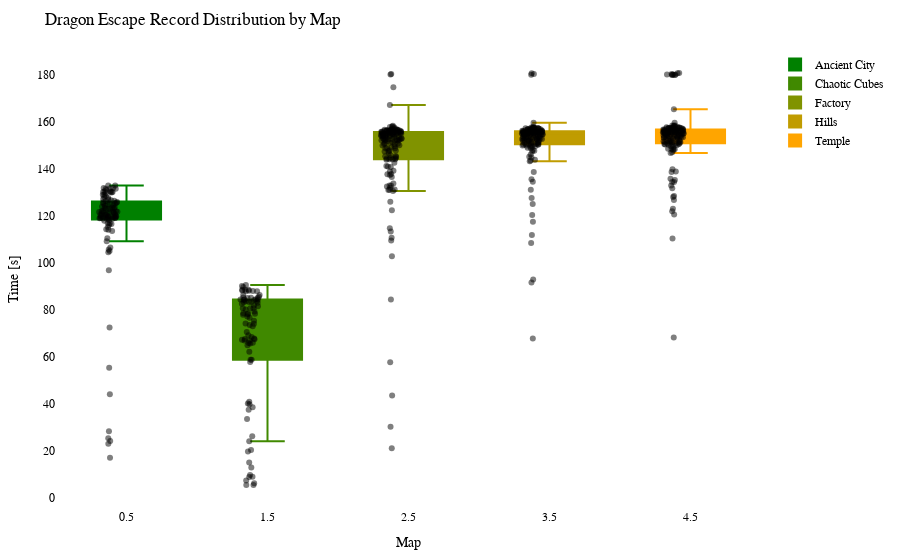

The cell this chart's notebook holds for it:
### Code cell
import plotly.graph_objects as go
import plotly.io as pio

df = getRecordsDataframe(minigame="Drachenflucht")

# Calculate the offset for centering the data points
num_columns = len(df.columns)
offset = 0.5

# Create a Swarm plot using Plotly
fig = go.Figure()

cmap = LinearSegmentedColormap.from_list("green_orange", ["green", "orange"])
colors = [to_hex(cmap(i / (num_columns - 1))) for i in range(num_columns)]

for i, (column, color) in enumerate(zip(df.columns, colors)):
    x_values = [i + offset] * len(df[column])  # Adjust x-values with offset for horizontal centering
    fig.add_trace(go.Box(x=x_values,
                         y=df[column],
                         name=column,
                         boxpoints='all',
                         pointpos=-0.5,  # Adjust point position to prevent overlapping
                         marker=dict(color='rgba(0,0,0,0.5)', size=6),  # Adjust marker color and size
                         line=dict(color=color),
                         fillcolor=color,
                         hovertext=df_to_html.index,
                         hoverinfo='name+text+y',
                         showlegend=True))

fig.update_layout(title="Dragon Escape Record Distribution by Map",
                  xaxis=dict(title="Map"),
                  yaxis=dict(title="Time [s]"),
                  showlegend=True,
                  font=dict(family="Arial", size=12, color="black"),  # Customize font
                  plot_bgcolor="white",  # Set background color
                  margin=dict(l=50, r=50, t=50, b=50),  # Adjust margins for better layout
                  )

pio.show(fig)

pio.write_html(fig, "out/drache_swarm_plot.html")

### Figure 1 — Plotly figure (JSON) as saved in the notebook; plotly's stock layout.template omitted (floating-point values rounded to 4 significant figures; data arrays with more than 128 entries replaced by an {"elided": "..."} marker saying what was removed)
{"data": [{"boxpoints": "all", "fillcolor": "#008000", "hoverinfo": "name+text+y", "hovertext": {"elided": "148 str values"}, "line": {"color": "#008000"}, "marker": {"color": "rgba(0,0,0,0.5)", "size": 6}, "name": "Ancient City", "pointpos": -0.5, "showlegend": true, "type": "box", "x": {"elided": "148 float values"}, "y": {"elided": "148 float values"}}, {"boxpoints": "all", "fillcolor": "#408900", "hoverinfo": "name+text+y", "hovertext": {"elided": "148 str values"}, "line": {"color": "#408900"}, "marker": {"color": "rgba(0,0,0,0.5)", "size": 6}, "name": "Chaotic Cubes", "pointpos": -0.5, "showlegend": true, "type": "box", "x": {"elided": "148 float values"}, "y": {"elided": "148 float values"}}, {"boxpoints": "all", "fillcolor": "#809300", "hoverinfo": "name+text+y", "hovertext": {"elided": "148 str values"}, "line": {"color": "#809300"}, "marker": {"color": "rgba(0,0,0,0.5)", "size": 6}, "name": "Factory", "pointpos": -0.5, "showlegend": true, "type": "box", "x": {"elided": "148 float values"}, "y": {"elided": "148 float values"}}, {"boxpoints": "all", "fillcolor": "#c09c00", "hoverinfo": "name+text+y", "hovertext": {"elided": "148 str values"}, "line": {"color": "#c09c00"}, "marker": {"color": "rgba(0,0,0,0.5)", "size": 6}, "name": "Hills", "pointpos": -0.5, "showlegend": true, "type": "box", "x": {"elided": "148 float values"}, "y": {"elided": "148 float values"}}, {"boxpoints": "all", "fillcolor": "#ffa500", "hoverinfo": "name+text+y", "hovertext": {"elided": "148 str values"}, "line": {"color": "#ffa500"}, "marker": {"color": "rgba(0,0,0,0.5)", "size": 6}, "name": "Temple", "pointpos": -0.5, "showlegend": true, "type": "box", "x": {"elided": "148 float values"}, "y": {"elided": "148 float values"}}], "layout": {"font": {"color": "black", "family": "Arial", "size": 12}, "margin": {"b": 50, "l": 50, "r": 50, "t": 50}, "plot_bgcolor": "white", "showlegend": true, "title": {"text": "Dragon Escape Record Distribution by Map"}, "xaxis": {"title": {"text": "Map"}}, "yaxis": {"title": {"text": "Time [s]"}}}}
